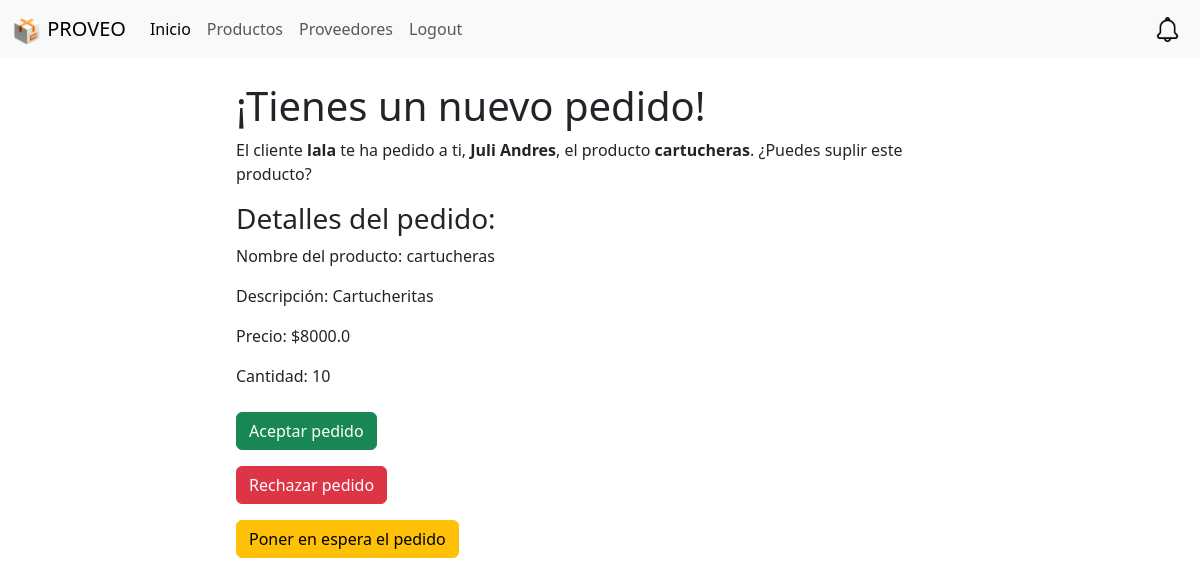
/confirmarProducto/1, run on the app's committed database.
### website/models.py (models this page shows, shortened)
class Proveedor(models.Model):
    nombre = models.CharField(max_length=50)
    direccion = models.CharField(max_length=50)
    ciudad = models.CharField(max_length=50)
    telefono = models.CharField(max_length=50)
    email = models.CharField(max_length=50)
    userAsignado = models.ForeignKey(User, on_delete=models.CASCADE, default=1)

class HistorialPedidos(models.Model):
    fecha = models.DateField()
    cantidad = models.IntegerField()
    producto = models.ForeignKey(Producto, on_delete=models.CASCADE)
    userAsignado = models.ForeignKey(User, on_delete=models.CASCADE, default=1)
    notificado = models.BooleanField(default=False)

class Producto(models.Model):
    nombre = models.CharField(max_length=50)
    precio = models.FloatField()
    descripcion = models.CharField(max_length=50)
    proveedor = models.ForeignKey(Proveedor, on_delete=models.CASCADE)
    cadaCuantosDias = models.IntegerField(default=0)
    cantidadPorOrden = models.IntegerField(default=0)
    fecha_registro = models.DateField(auto_now_add=True)
    userAsignado = models.ForeignKey(User, on_delete=models.CASCADE, default=1)
    ultimoPedido = models.DateField()

### website/views.py (the view)
# urls.py: path('confirmarProducto/<int:pk>',
def confirmarProducto(request, pk):
    try:
        historial = HistorialPedidos.objects.get(id=pk)
    except HistorialPedidos.DoesNotExist:
        messages.error(request, 'No existe ese pedido')
        return redirect('home')
    user = historial.userAsignado
    if request.method == 'POST':
        estadoPedido = request.POST['pedido']
        historial.notificado = True
        historial.save()
        if estadoPedido == 'confirmado':
            notificacion = Notificaciones.objects.create(
                fecha=datetime.datetime.now(),
                mensaje=f"El pedido de {historial.producto.nombre} ha sido confirmado por el proveedor {historial.producto.proveedor.nombre}",
                userAsignado=user,
                estadoPedido='Confirmado'
            )
            notificacion.save()
            messages.success(request, 'Pedido confirmado exitosamente')
        elif estadoPedido == 'rechazado':
            notificacion = Notificaciones.objects.create(
                fecha=datetime.datetime.now(),
                mensaje=f"El pedido de {historial.producto.nombre} ha sido rechazado por el proveedor {historial.producto.proveedor.nombre}",
                userAsignado=user,
                estadoPedido='Rechazado'
            )
            notificacion.save()
            messages.success(request, 'Pedido rechazado exitosamente')
        elif estadoPedido == 'pendiente':
            notificacion = Notificaciones.objects.create(
                fecha=datetime.datetime.now(),
                mensaje=f"El pedido de {historial.producto.nombre} ha sido puesto en pendiente por el proveedor {historial.producto.proveedor.nombre}",
                userAsignado=user,
                estadoPedido='Pendiente'
            )
            notificacion.save()
            messages.success(
                request, 'Pedido puesto en pendiente exitosamente')
        else:
            messages.error(request, 'Estado de pedido inválido')
        return redirect('home')
    else:
        context = {'historial': historial, 'user': user,
                   'proveedor': historial.producto.proveedor}
        return render(request, 'confirmarProducto.html', context)

### website/templates/confirmarProducto.html (shortened to what this page needs)
{% extends "base.html" %} {% block content %}
<div class="container">
    <div class="col-md-8 offset-md-2">
  {% if historial %} {% if not historial.notificado %}
  <h1>¡Tienes un nuevo pedido!</h1>
  <p>
    El cliente <b>{{ user.first_name }}</b> te ha pedido a ti,
    <b>{{ proveedor.nombre }}</b>, el producto
    <b>{{ historial.producto.nombre }}</b>. ¿Puedes suplir este producto?
  </p>
  <h3>Detalles del pedido:</h3>
  <p>Nombre del producto: {{ historial.producto.nombre }}</p>
  <p>Descripción: {{ historial.producto.descripcion }}</p>
  <p>Precio: ${{ historial.producto.precio }}</p>
  <p>Cantidad: {{ historial.cantidad }}</p>
  <div class="mt-3">
    <form method="post">
      <button type="submit" class="btn btn-success my-2">Aceptar pedido</button>
    </form>
    <form method="post">
      <button type="submit" class="btn btn-danger my-2">Rechazar pedido</button>
    </form>
    <form method="post">
      <button type="submit" class="btn btn-warning my-2">
        Poner en espera el pedido
      </button>
    </form>
</div>
</div>
    {% else %}
    <h1>El link ya ha sido notificado</h1>
    {% endif %} {% else %}
    <h1>El link no está disponible en este momento</h1>
    {% endif %}
  </div>
  {% endblock %}

### data on the page
Proveedor: nombre "Juli Andres"
HistorialPedidos: producto.nombre "cartucheras", producto.descripcion "Cartucheritas", producto.precio "8000.0", cantidad "10"

### other printed values
{{ user.first_name }} "lala"
